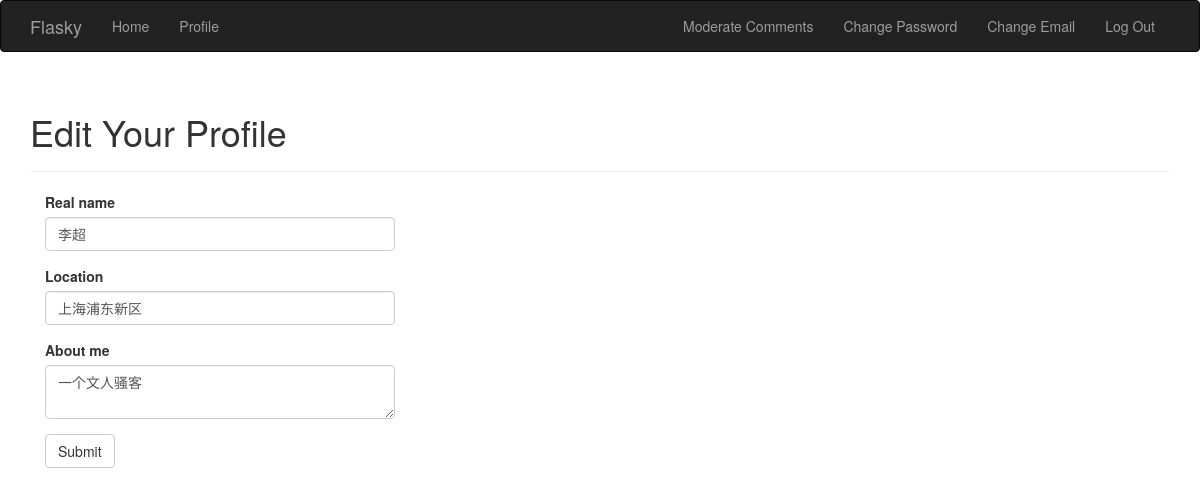
Page /edit-profile (signed in) on the committed database.
### app/models.py (models this page shows, shortened)
class User(UserMixin, db.Model):
    __tablename__ = 'users'
    id = db.Column(db.Integer, primary_key=True)
    email = db.Column(db.String(64), unique=True, index=True)
    username = db.Column(db.String(64), unique=True, index=True)
    password_hash = db.Column(db.String(128))
    role_id = db.Column(db.Integer, db.ForeignKey('roles.id'))
    confirmed = db.Column(db.Boolean, default=False)
    name = db.Column(db.String(64))
    location = db.Column(db.String(64))
    about_me = db.Column(db.Text())
    member_since = db.Column(db.DateTime(), default=datetime.utcnow)
    last_seen = db.Column(db.DateTime(), default=datetime.utcnow)
    avator_hash = db.Column(db.String(32))
    posts = db.relationship('Post', backref='author', lazy='dynamic')
    followed = db.relationship('Follow',
                               foreign_keys=[Follow.follower_id],
                               backref=db.backref('follower', lazy='joined'),  # joined 参数实现立即从联结查询中加载相关对象
                               lazy='dynamic',
                               cascade='all,delete-orphan')
    followers = db.relationship('Follow',
                                foreign_keys=[Follow.followed_id],
                                backref=db.backref('followed', lazy='joined'),
                                lazy='dynamic',
                                cascade='all,delete-orphan')
    comments = db.relationship('Comment', backref='author', lazy='dynamic')
    @property
    def password(self):
        raise AttributeError('Password is not a readable attribute')
    def can(self, perm):
        return self.role.has_permission(perm) and self.role is not None
    def ping(self):
        self.last_seen = datetime.utcnow()
        db.session.add(self)
        db.session.commit()

### app/main/views.py (the view, shortened to what this page needs)
@main.route('/edit-profile', methods=['GET', 'POST'])
@login_required
def edit_profile():
    form = EditProfileForm()
    form.name.data = current_user.name
    form.location.data = current_user.location
    form.about_me.data = current_user.about_me
    return render_template('edit_profile.html', form=form)

### app/main/forms.py
class EditProfileForm(FlaskForm):
    name = StringField('Real name', validators=[Length(0, 64)])
    location = StringField('Location', validators=[Length(0, 64)])
    about_me = TextAreaField("About me")
    submit = SubmitField('Submit')

### app/auth/views.py (called while the page is built)
@auth.before_app_request
def before_request():
    if current_user.is_authenticated:
        current_user.ping()
        if not current_user.confirmed \
                and request.blueprint != 'auth' \
                and request.endpoint != 'static':
            return redirect(url_for('auth.uncofirmed'))

### app/main/__init__.py (called while the page is built)
@main.app_context_processor
def inject_permission():
    return dict(Permission=Permission)

### app/main/views.py (called while the page is built)
@main.after_app_request
def after_request(response):
    for query in get_debug_queries():
        if query.duration >= current_app.config['FLASKY_SLOW_DB_QUERY_TIME']:
            current_app.logger.warning(
                'Slow query: %s\nParameters: %s\nDuration: %fs\nContext: %s\n' %
                (query.statement, query.parameters, query.duration,
                 query.context))
    return response

### app/models.py (called while the page is built)
@login_manager.user_loader
def load_user(user_id):
    return User.query.get(int(user_id))

    def has_permission(self, prem):
        return self.permission & prem == prem

### app/templates/edit_profile.html (shortened to what this page needs)
{% extends "base.html" %}
{% import "bootstrap/wtf.html" as wtf %}
{% block page_content %}
<div class="page-header">
    <h1>Edit Your Profile</h1>
</div>
<div class="col-md-4">
    {{ wtf.quick_form(form) }}
</div>
{% endblock %}

### rows in the picture
User: name "李超", location "上海浦东新区", about_me "一个文人骚客"
